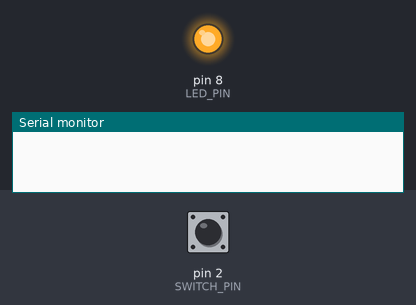
This sketch was run on a simulated Arduino Uno, built with avr-gcc and run on an emulated ATmega328P. Parts: output pins drawn as LEDs (lit = HIGH), the last lines printed to the serial monitor. The inputs (shaded band) are chosen by the test bench; at power-on: pin 2 (SWITCH_PIN) HIGH.

Above: at 1.2 s.
1.3 s: pin 2 (SWITCH_PIN) pulled LOW for 0.15 s
At 3.3 s:
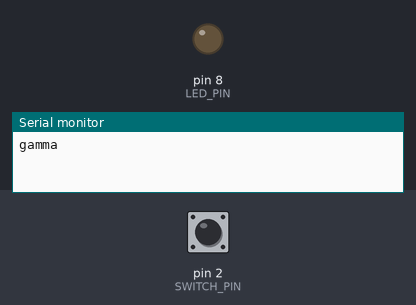
3.7 s: pin 2 (SWITCH_PIN) pulled LOW for 1 s
Timing chart, 0 to 12.5 s (numbered marks = the images above; inputs shaded):
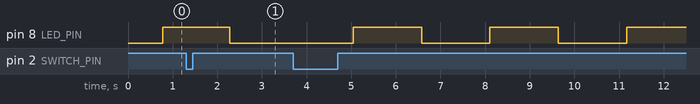

The sketch:

4-1.ino
```cpp
const int LED_PIN = 8;
const int SWITCH_PIN = 2;

bool useGammaCorrection = false;
int currentLevel = 0;
int stepValue = 5;

uint8_t applyGamma(uint8_t rawValue) {
  return (uint16_t)rawValue * rawValue / 255;
}

void setup() {
  pinMode(LED_PIN, OUTPUT);
  pinMode(SWITCH_PIN, INPUT_PULLUP);
  Serial.begin(9600);
}

void loop() {
  if (digitalRead(SWITCH_PIN) == LOW) {
    useGammaCorrection = !useGammaCorrection;
    Serial.println(useGammaCorrection ? "gamma" : "linear");
    delay(300);
  }

  if (useGammaCorrection) {
    analogWrite(LED_PIN, applyGamma(currentLevel));
  } else {
    analogWrite(LED_PIN, currentLevel);
  }

  currentLevel += stepValue;
  if (currentLevel <= 0 || currentLevel >= 255) {
    stepValue = -stepValue;
  }

  delay(30);
}
```

Measured:
- by itself, pin 8 (LED_PIN): alternates HIGH for 1.5 s and LOW for 1.5 s
